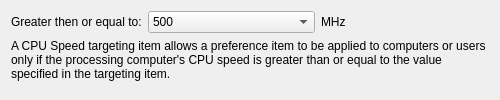
<?xml version="1.0" encoding="UTF-8"?>
<ui version="4.0">
 <class>CPUSpeedWidget</class>
 <widget class="QWidget" name="CPUSpeedWidget">
  <property name="geometry">
   <rect>
    <x>0</x>
    <y>0</y>
    <width>500</width>
    <height>100</height>
   </rect>
  </property>
  <property name="sizePolicy">
   <sizepolicy hsizetype="Preferred" vsizetype="Preferred">
    <horstretch>0</horstretch>
    <verstretch>0</verstretch>
   </sizepolicy>
  </property>
  <property name="minimumSize">
   <size>
    <width>500</width>
    <height>100</height>
   </size>
  </property>
  <property name="windowTitle">
   <string>Form</string>
  </property>
  <layout class="QGridLayout" name="gridLayout">
   <item row="1" column="0" colspan="3">
    <widget class="QLabel" name="label">
     <property name="text">
      <string>A CPU Speed targeting item allows a preference item to be applied to computers or users only if the processing computer's CPU speed is greater than or equal to the value specified in the targeting item.</string>
     </property>
     <property name="wordWrap">
      <bool>true</bool>
     </property>
    </widget>
   </item>
   <item row="0" column="2">
    <widget class="QLabel" name="mhzLabel">
     <property name="text">
      <string>MHz</string>
     </property>
    </widget>
   </item>
   <item row="2" column="0" colspan="3">
    <spacer name="verticalSpacer">
     <property name="orientation">
      <enum>Qt::Vertical</enum>
     </property>
     <property name="sizeHint" stdset="0">
      <size>
       <width>558</width>
       <height>137</height>
      </size>
     </property>
    </spacer>
   </item>
   <item row="0" column="1">
    <widget class="QComboBox" name="mhzComboBox">
     <item>
      <property name="text">
       <string>500</string>
      </property>
     </item>
     <item>
      <property name="text">
       <string>1000</string>
      </property>
     </item>
     <item>
      <property name="text">
       <string>2000</string>
      </property>
     </item>
     <item>
      <property name="text">
       <string>3000</string>
      </property>
     </item>
     <item>
      <property name="text">
       <string>4000</string>
      </property>
     </item>
     <item>
      <property name="text">
       <string>5000</string>
      </property>
     </item>
     <item>
      <property name="text">
       <string>6000</string>
      </property>
     </item>
     <item>
      <property name="text">
       <string>7000</string>
      </property>
     </item>
    </widget>
   </item>
   <item row="0" column="0">
    <widget class="QLabel" name="equalLabel">
     <property name="sizePolicy">
      <sizepolicy hsizetype="Maximum" vsizetype="Preferred">
       <horstretch>0</horstretch>
       <verstretch>0</verstretch>
      </sizepolicy>
     </property>
     <property name="text">
      <string>Greater then or equal to:</string>
     </property>
     <property name="buddy">
      <cstring>mhzComboBox</cstring>
     </property>
    </widget>
   </item>
  </layout>
 </widget>
 <resources/>
 <connections/>
</ui>
